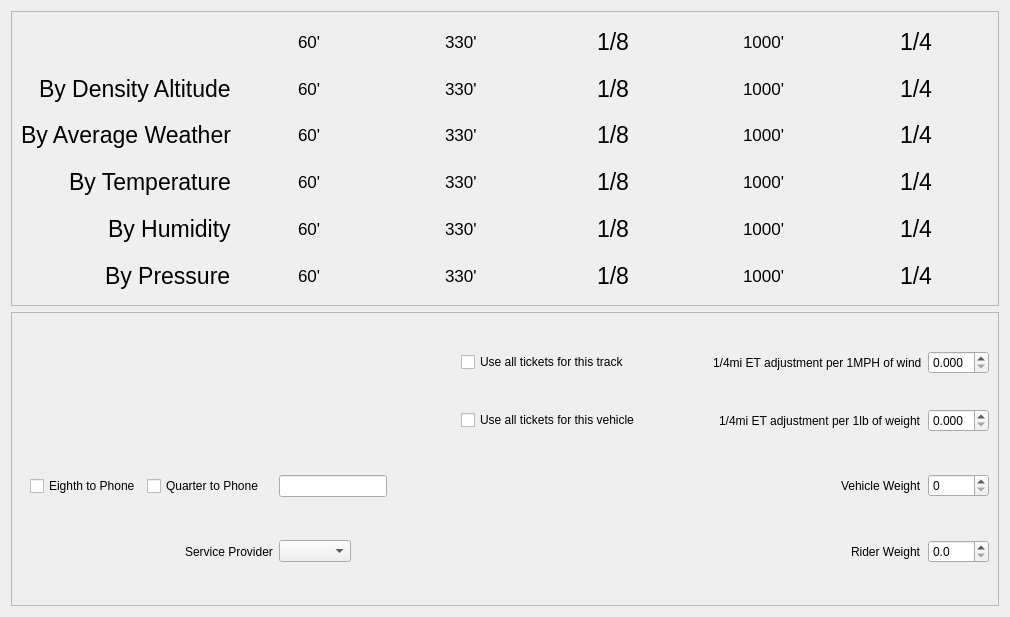
<?xml version="1.0" encoding="UTF-8"?>
<ui version="4.0">
 <class>CurrentPredictionTab</class>
 <widget class="QWidget" name="CurrentPredictionTab">
  <property name="geometry">
   <rect>
    <x>0</x>
    <y>0</y>
    <width>1010</width>
    <height>617</height>
   </rect>
  </property>
  <property name="windowTitle">
   <string>Form</string>
  </property>
  <layout class="QGridLayout" name="gridLayout">
   <item row="1" column="0">
    <widget class="QFrame" name="settingsFrame">
     <property name="frameShape">
      <enum>QFrame::StyledPanel</enum>
     </property>
     <property name="frameShadow">
      <enum>QFrame::Raised</enum>
     </property>
     <layout class="QGridLayout" name="gridLayout_4">
      <item row="7" column="11" alignment="Qt::AlignRight">
       <widget class="QLabel" name="vehicleWeightLabel">
        <property name="text">
         <string>Vehicle Weight</string>
        </property>
       </widget>
      </item>
      <item row="8" column="11" alignment="Qt::AlignRight">
       <widget class="QLabel" name="riderWeightLabel">
        <property name="text">
         <string>Rider Weight</string>
        </property>
       </widget>
      </item>
      <item row="4" column="12">
       <widget class="QDoubleSpinBox" name="windAdjustmentSpinBox">
        <property name="decimals">
         <number>3</number>
        </property>
        <property name="maximum">
         <double>0.990000000000000</double>
        </property>
        <property name="singleStep">
         <double>0.001000000000000</double>
        </property>
       </widget>
      </item>
      <item row="5" column="12">
       <widget class="QDoubleSpinBox" name="weightAdjustmentSpinBox">
        <property name="decimals">
         <number>3</number>
        </property>
        <property name="maximum">
         <double>0.999000000000000</double>
        </property>
        <property name="singleStep">
         <double>0.001000000000000</double>
        </property>
       </widget>
      </item>
      <item row="8" column="1" alignment="Qt::AlignRight">
       <widget class="QLabel" name="textProviderLabel">
        <property name="text">
         <string>Service Provider</string>
        </property>
       </widget>
      </item>
      <item row="8" column="2">
       <widget class="ProviderBox" name="textProviderComboBox">
        <property name="sizePolicy">
         <sizepolicy hsizetype="Maximum" vsizetype="Fixed">
          <horstretch>0</horstretch>
          <verstretch>0</verstretch>
         </sizepolicy>
        </property>
       </widget>
      </item>
      <item row="5" column="11" alignment="Qt::AlignRight">
       <widget class="QLabel" name="weightAdjustmentLabel">
        <property name="text">
         <string>1/4mi ET adjustment per 1lb of weight</string>
        </property>
       </widget>
      </item>
      <item row="7" column="2">
       <widget class="QLineEdit" name="textNumberEdit">
        <property name="sizePolicy">
         <sizepolicy hsizetype="Maximum" vsizetype="Fixed">
          <horstretch>0</horstretch>
          <verstretch>0</verstretch>
         </sizepolicy>
        </property>
       </widget>
      </item>
      <item row="4" column="11" alignment="Qt::AlignRight">
       <widget class="QLabel" name="windAdjustmentLabel">
        <property name="text">
         <string>1/4mi ET adjustment per 1MPH of wind</string>
        </property>
       </widget>
      </item>
      <item row="7" column="1">
       <widget class="QFrame" name="frame_2">
        <property name="frameShape">
         <enum>QFrame::NoFrame</enum>
        </property>
        <property name="frameShadow">
         <enum>QFrame::Raised</enum>
        </property>
        <property name="lineWidth">
         <number>0</number>
        </property>
        <layout class="QGridLayout" name="gridLayout_5">
         <item row="0" column="1">
          <widget class="QCheckBox" name="eToPhoneCheckBox">
           <property name="text">
            <string>Eighth to Phone</string>
           </property>
          </widget>
         </item>
         <item row="0" column="2">
          <widget class="QCheckBox" name="qToPhoneCheckBox">
           <property name="text">
            <string>Quarter to Phone</string>
           </property>
          </widget>
         </item>
        </layout>
       </widget>
      </item>
      <item row="8" column="12">
       <widget class="QDoubleSpinBox" name="riderWeightSpinBox">
        <property name="decimals">
         <number>1</number>
        </property>
        <property name="maximum">
         <double>999.000000000000000</double>
        </property>
        <property name="singleStep">
         <double>0.100000000000000</double>
        </property>
       </widget>
      </item>
      <item row="7" column="12">
       <widget class="QSpinBox" name="vehicleWeightSpinBox">
        <property name="maximum">
         <number>10000</number>
        </property>
       </widget>
      </item>
      <item row="4" column="3">
       <spacer name="horizontalSpacer_2">
        <property name="orientation">
         <enum>Qt::Horizontal</enum>
        </property>
        <property name="sizeHint" stdset="0">
         <size>
          <width>40</width>
          <height>20</height>
         </size>
        </property>
       </spacer>
      </item>
      <item row="4" column="5">
       <spacer name="horizontalSpacer">
        <property name="orientation">
         <enum>Qt::Horizontal</enum>
        </property>
        <property name="sizeHint" stdset="0">
         <size>
          <width>40</width>
          <height>20</height>
         </size>
        </property>
       </spacer>
      </item>
      <item row="4" column="4">
       <widget class="QCheckBox" name="trackTicketsCheckBox">
        <property name="text">
         <string>Use all tickets for this track</string>
        </property>
       </widget>
      </item>
      <item row="5" column="4">
       <widget class="QCheckBox" name="vehicleTicketsCheckBox">
        <property name="text">
         <string>Use all tickets for this vehicle</string>
        </property>
       </widget>
      </item>
     </layout>
    </widget>
   </item>
   <item row="0" column="0">
    <widget class="QFrame" name="currentPFrame">
     <property name="frameShape">
      <enum>QFrame::StyledPanel</enum>
     </property>
     <property name="frameShadow">
      <enum>QFrame::Raised</enum>
     </property>
     <layout class="QGridLayout" name="gridLayout_3">
      <item row="2" column="0" alignment="Qt::AlignRight">
       <widget class="QLabel" name="averageLabel">
        <property name="font">
         <font>
          <pointsize>17</pointsize>
         </font>
        </property>
        <property name="text">
         <string>By Average Weather</string>
        </property>
       </widget>
      </item>
      <item row="1" column="2" alignment="Qt::AlignHCenter">
       <widget class="QLabel" name="threeThirtyD">
        <property name="font">
         <font>
          <pointsize>13</pointsize>
         </font>
        </property>
        <property name="text">
         <string>330'</string>
        </property>
       </widget>
      </item>
      <item row="0" column="3" alignment="Qt::AlignHCenter">
       <widget class="QLabel" name="eighthLabel">
        <property name="font">
         <font>
          <pointsize>17</pointsize>
         </font>
        </property>
        <property name="text">
         <string>1/8</string>
        </property>
       </widget>
      </item>
      <item row="3" column="3" alignment="Qt::AlignHCenter">
       <widget class="QLabel" name="eighthT">
        <property name="font">
         <font>
          <pointsize>17</pointsize>
         </font>
        </property>
        <property name="text">
         <string>1/8</string>
        </property>
       </widget>
      </item>
      <item row="2" column="3" alignment="Qt::AlignHCenter">
       <widget class="QLabel" name="eighthA">
        <property name="font">
         <font>
          <pointsize>17</pointsize>
         </font>
        </property>
        <property name="text">
         <string>1/8</string>
        </property>
       </widget>
      </item>
      <item row="3" column="4" alignment="Qt::AlignHCenter">
       <widget class="QLabel" name="thousandT">
        <property name="font">
         <font>
          <pointsize>13</pointsize>
         </font>
        </property>
        <property name="text">
         <string>1000'</string>
        </property>
       </widget>
      </item>
      <item row="4" column="1" alignment="Qt::AlignHCenter">
       <widget class="QLabel" name="sixtyH">
        <property name="font">
         <font>
          <pointsize>13</pointsize>
         </font>
        </property>
        <property name="text">
         <string>60'</string>
        </property>
       </widget>
      </item>
      <item row="1" column="5" alignment="Qt::AlignHCenter">
       <widget class="QLabel" name="quarterD">
        <property name="font">
         <font>
          <pointsize>17</pointsize>
         </font>
        </property>
        <property name="text">
         <string>1/4</string>
        </property>
       </widget>
      </item>
      <item row="4" column="3" alignment="Qt::AlignHCenter">
       <widget class="QLabel" name="eighthH">
        <property name="font">
         <font>
          <pointsize>17</pointsize>
         </font>
        </property>
        <property name="text">
         <string>1/8</string>
        </property>
       </widget>
      </item>
      <item row="0" column="4" alignment="Qt::AlignHCenter">
       <widget class="QLabel" name="thousandLabel">
        <property name="font">
         <font>
          <pointsize>13</pointsize>
         </font>
        </property>
        <property name="text">
         <string>1000'</string>
        </property>
       </widget>
      </item>
      <item row="2" column="5" alignment="Qt::AlignHCenter">
       <widget class="QLabel" name="quarterA">
        <property name="font">
         <font>
          <pointsize>17</pointsize>
         </font>
        </property>
        <property name="text">
         <string>1/4</string>
        </property>
       </widget>
      </item>
      <item row="0" column="5" alignment="Qt::AlignHCenter">
       <widget class="QLabel" name="quarterLabel">
        <property name="font">
         <font>
          <pointsize>17</pointsize>
         </font>
        </property>
        <property name="text">
         <string>1/4</string>
        </property>
       </widget>
      </item>
      <item row="5" column="0" alignment="Qt::AlignRight">
       <widget class="QLabel" name="pressureLabel">
        <property name="font">
         <font>
          <pointsize>17</pointsize>
         </font>
        </property>
        <property name="text">
         <string>By Pressure</string>
        </property>
       </widget>
      </item>
      <item row="0" column="2" alignment="Qt::AlignHCenter">
       <widget class="QLabel" name="threeThirtyLabel">
        <property name="font">
         <font>
          <pointsize>13</pointsize>
         </font>
        </property>
        <property name="text">
         <string>330'</string>
        </property>
       </widget>
      </item>
      <item row="4" column="2" alignment="Qt::AlignHCenter">
       <widget class="QLabel" name="threeThirtyH">
        <property name="font">
         <font>
          <pointsize>13</pointsize>
         </font>
        </property>
        <property name="text">
         <string>330'</string>
        </property>
       </widget>
      </item>
      <item row="5" column="2" alignment="Qt::AlignHCenter">
       <widget class="QLabel" name="threeThirtyP">
        <property name="font">
         <font>
          <pointsize>13</pointsize>
         </font>
        </property>
        <property name="text">
         <string>330'</string>
        </property>
       </widget>
      </item>
      <item row="5" column="3" alignment="Qt::AlignHCenter">
       <widget class="QLabel" name="eighthP">
        <property name="font">
         <font>
          <pointsize>17</pointsize>
         </font>
        </property>
        <property name="text">
         <string>1/8</string>
        </property>
       </widget>
      </item>
      <item row="1" column="1" alignment="Qt::AlignHCenter">
       <widget class="QLabel" name="sixtyD">
        <property name="font">
         <font>
          <pointsize>13</pointsize>
         </font>
        </property>
        <property name="text">
         <string>60'</string>
        </property>
       </widget>
      </item>
      <item row="5" column="4" alignment="Qt::AlignHCenter">
       <widget class="QLabel" name="thousandP">
        <property name="font">
         <font>
          <pointsize>13</pointsize>
         </font>
        </property>
        <property name="text">
         <string>1000'</string>
        </property>
       </widget>
      </item>
      <item row="2" column="1" alignment="Qt::AlignHCenter">
       <widget class="QLabel" name="sixtyA">
        <property name="font">
         <font>
          <pointsize>13</pointsize>
         </font>
        </property>
        <property name="text">
         <string>60'</string>
        </property>
       </widget>
      </item>
      <item row="1" column="4" alignment="Qt::AlignHCenter">
       <widget class="QLabel" name="thousandD">
        <property name="font">
         <font>
          <pointsize>13</pointsize>
         </font>
        </property>
        <property name="text">
         <string>1000'</string>
        </property>
       </widget>
      </item>
      <item row="2" column="4" alignment="Qt::AlignHCenter">
       <widget class="QLabel" name="thousandA">
        <property name="font">
         <font>
          <pointsize>13</pointsize>
         </font>
        </property>
        <property name="text">
         <string>1000'</string>
        </property>
       </widget>
      </item>
      <item row="3" column="1" alignment="Qt::AlignHCenter">
       <widget class="QLabel" name="sixtyT">
        <property name="font">
         <font>
          <pointsize>13</pointsize>
         </font>
        </property>
        <property name="text">
         <string>60'</string>
        </property>
       </widget>
      </item>
      <item row="3" column="2" alignment="Qt::AlignHCenter">
       <widget class="QLabel" name="threeThirtyT">
        <property name="font">
         <font>
          <pointsize>13</pointsize>
         </font>
        </property>
        <property name="text">
         <string>330'</string>
        </property>
       </widget>
      </item>
      <item row="4" column="0" alignment="Qt::AlignRight">
       <widget class="QLabel" name="humidityLabel">
        <property name="font">
         <font>
          <pointsize>17</pointsize>
         </font>
        </property>
        <property name="text">
         <string>By Humidity</string>
        </property>
       </widget>
      </item>
      <item row="0" column="1" alignment="Qt::AlignHCenter">
       <widget class="QLabel" name="sixtyLabel">
        <property name="font">
         <font>
          <pointsize>13</pointsize>
         </font>
        </property>
        <property name="text">
         <string>60'</string>
        </property>
       </widget>
      </item>
      <item row="1" column="0" alignment="Qt::AlignRight">
       <widget class="QLabel" name="densityALabel">
        <property name="font">
         <font>
          <pointsize>17</pointsize>
         </font>
        </property>
        <property name="text">
         <string>By Density Altitude</string>
        </property>
       </widget>
      </item>
      <item row="4" column="4" alignment="Qt::AlignHCenter">
       <widget class="QLabel" name="thousandH">
        <property name="font">
         <font>
          <pointsize>13</pointsize>
         </font>
        </property>
        <property name="text">
         <string>1000'</string>
        </property>
       </widget>
      </item>
      <item row="3" column="5" alignment="Qt::AlignHCenter">
       <widget class="QLabel" name="quarterT">
        <property name="font">
         <font>
          <pointsize>17</pointsize>
         </font>
        </property>
        <property name="text">
         <string>1/4</string>
        </property>
       </widget>
      </item>
      <item row="2" column="2" alignment="Qt::AlignHCenter">
       <widget class="QLabel" name="threeThirtyA">
        <property name="font">
         <font>
          <pointsize>13</pointsize>
         </font>
        </property>
        <property name="text">
         <string>330'</string>
        </property>
       </widget>
      </item>
      <item row="1" column="3" alignment="Qt::AlignHCenter">
       <widget class="QLabel" name="eighthD">
        <property name="font">
         <font>
          <pointsize>17</pointsize>
         </font>
        </property>
        <property name="text">
         <string>1/8</string>
        </property>
       </widget>
      </item>
      <item row="3" column="0" alignment="Qt::AlignRight">
       <widget class="QLabel" name="temperatureLabel">
        <property name="font">
         <font>
          <pointsize>17</pointsize>
         </font>
        </property>
        <property name="text">
         <string>By Temperature</string>
        </property>
       </widget>
      </item>
      <item row="5" column="1" alignment="Qt::AlignHCenter">
       <widget class="QLabel" name="sixtyP">
        <property name="font">
         <font>
          <pointsize>13</pointsize>
         </font>
        </property>
        <property name="text">
         <string>60'</string>
        </property>
       </widget>
      </item>
      <item row="4" column="5" alignment="Qt::AlignHCenter">
       <widget class="QLabel" name="quarterH">
        <property name="font">
         <font>
          <pointsize>17</pointsize>
         </font>
        </property>
        <property name="text">
         <string>1/4</string>
        </property>
       </widget>
      </item>
      <item row="5" column="5" alignment="Qt::AlignHCenter">
       <widget class="QLabel" name="quarterP">
        <property name="font">
         <font>
          <pointsize>17</pointsize>
         </font>
        </property>
        <property name="text">
         <string>1/4</string>
        </property>
       </widget>
      </item>
     </layout>
    </widget>
   </item>
  </layout>
 </widget>
 <customwidgets>
  <customwidget>
   <class>ProviderBox</class>
   <extends>QComboBox</extends>
   <header>providerbox.h</header>
  </customwidget>
 </customwidgets>
 <resources/>
 <connections/>
</ui>
